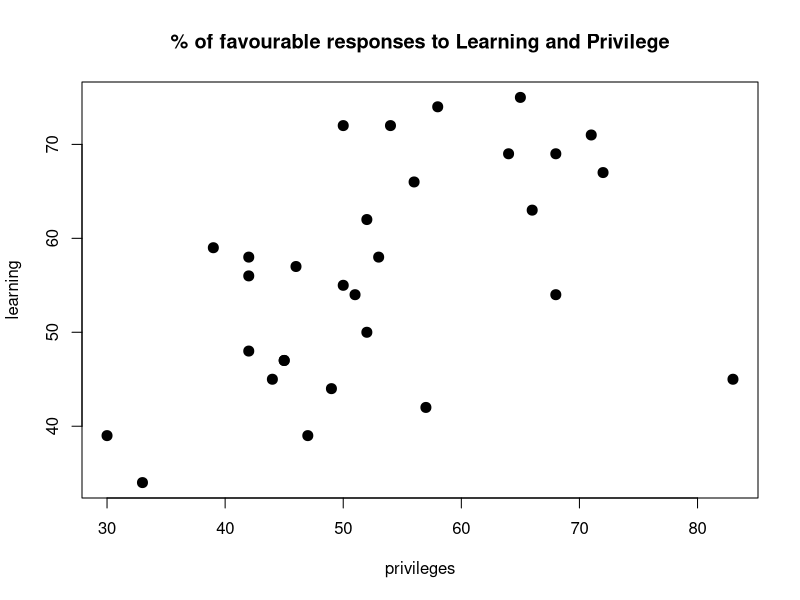
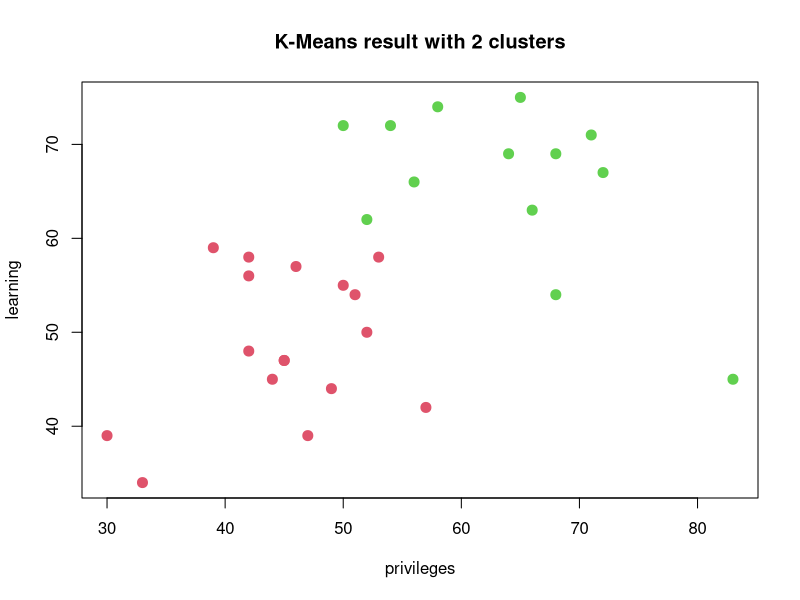
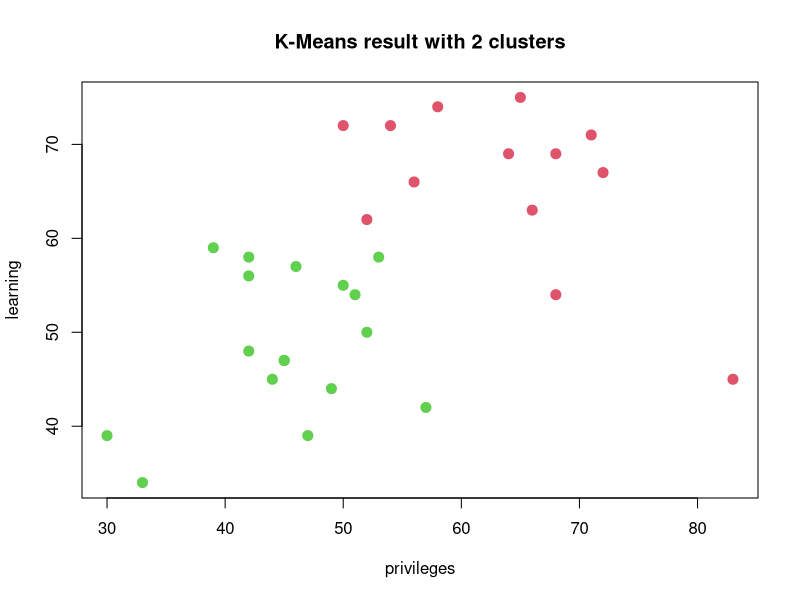
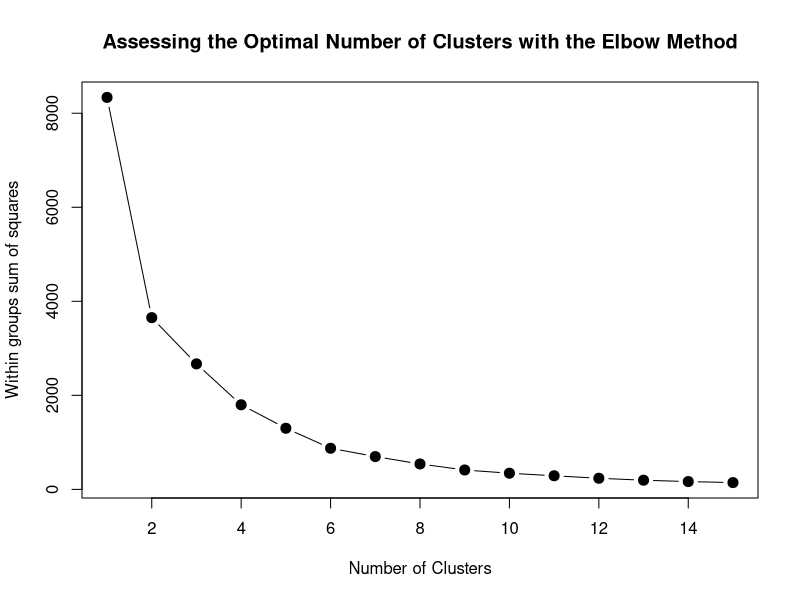

Write the R code that produced these figures, in order.
# Clear enviroment
rm(list = ls())

# K-means Clustering

# Load datset

# First we load the dataset, and define the subset 

library(datasets)
dat = attitude[,c(3,4)]

# Examine data
?attitude




# Part 1: Plot data

plot(dat, main = "% of favourable responses to Learning and Privilege", pch = 20, cex = 2)


# Part 2: Perform k-means with 2 clusters, and a single starting point

set.seed(1)

dat_k2_1 <- kmeans(dat,2, nstart = 1)

dat_k2_1$cluster


# Part 3: Calcualte the total within clusters sum of squares (SOS for all clusters)

dat_k2_1$tot.withinss


# Part 4: Plot the Clustering results

plot(dat, col =(dat_k2_1$cluster +1) , main = "K-Means result with 2 clusters", pch = 20, cex = 2)



# Part 5: Perform k-means with 2 clusters, and 100 starting points

set.seed(1)

dat_k2_100 <- kmeans(dat,2, nstart = 100)

dat_k2_100$cluster

dat_k2_100$tot.withinss

# Same value for total sum of squares

plot(dat, col =(dat_k2_100$cluster +1) , main = "K-Means result with 2 clusters", pch = 20, cex = 2)

# Same resulting clusters


# Part 6: Find best K value

# initialise vector to hold results
totWithinSS = rep(0,15)

# capture total sum of squares for all k values 1-15
for(i in 1:15){
  set.seed(1)
  totWithinSS[i] = kmeans(dat,i,nstart = 100)$tot.withinss
}

totWithinSS

# Part 7: Plot results and find optimal value

plot(1:15, totWithinSS, type = "b", xlab="Number of Clusters",
     ylab = "Within groups sum of squares",
     main = "Assessing the Optimal Number of Clusters with the Elbow Method",
     pch = 20, cex = 2)

# As we can see, we start to get diminsining returns from k = 6 onwards 
